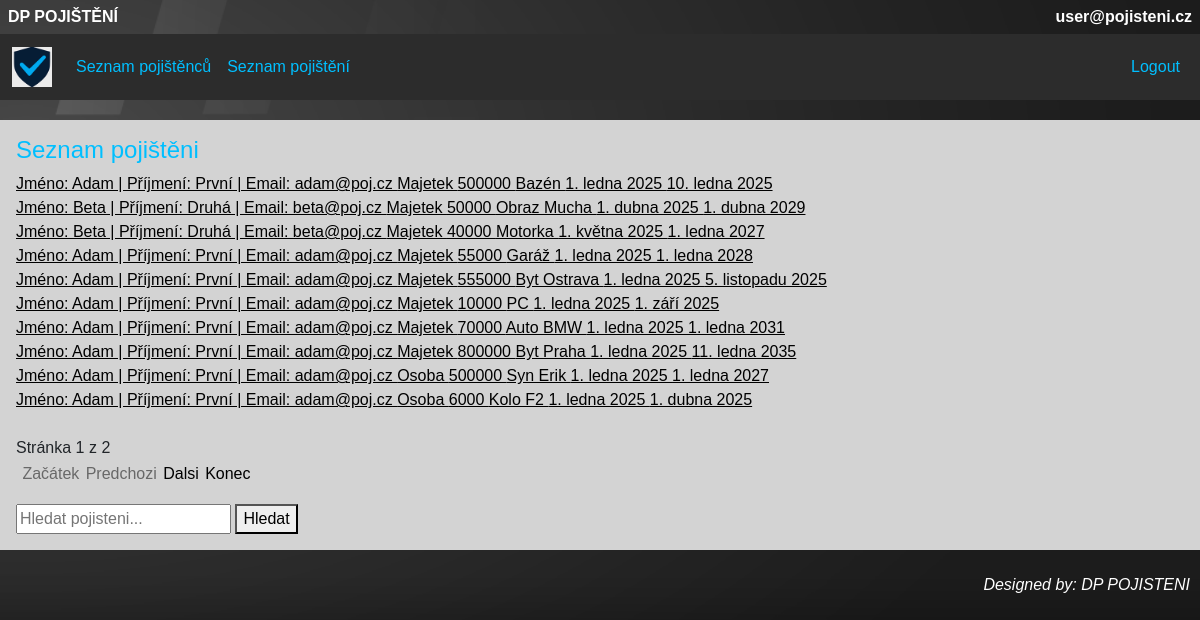
/pojistenci/pojisteni_index/ (signed in), run on an earlier commit of the app's database.
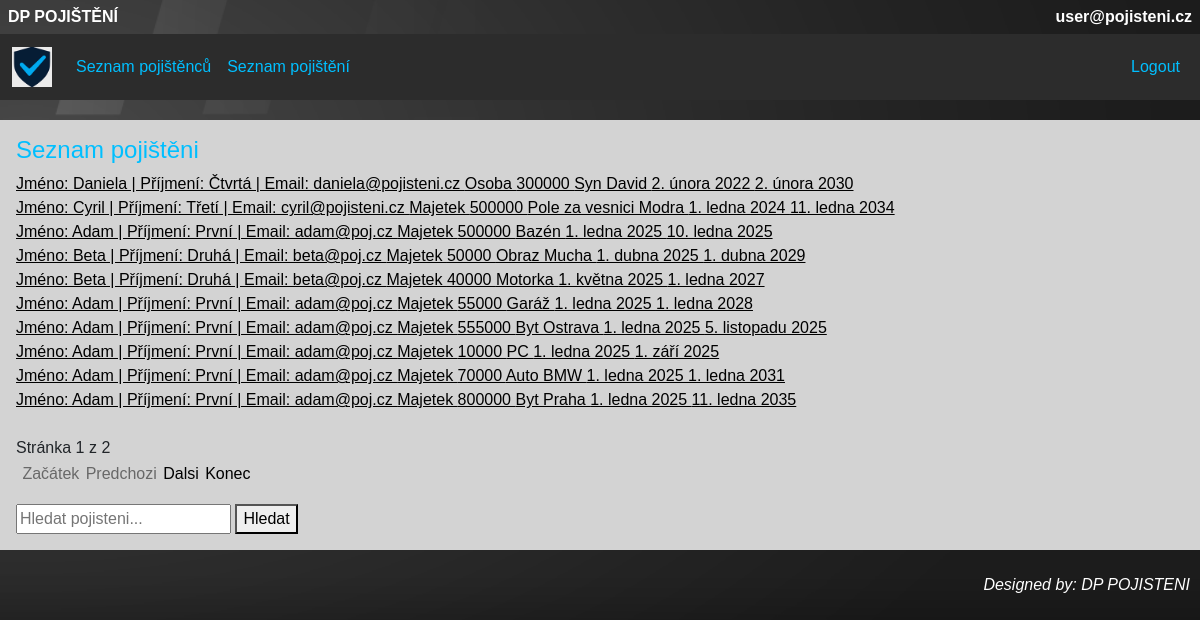
And on a later commit of the database.
### pojistenci/models.py (models this page shows, shortened)
class Uzivatel(AbstractBaseUser):
    email = models.EmailField(max_length=300, unique=True)
    is_admin = models.BooleanField(default=False)
    class Meta:
        verbose_name = "uživatel"
        verbose_name_plural = "uživatelé"
    objects = UzivatelManager()
    USERNAME_FIELD = "email"

class Pojisteni(models.Model):
    pojistenec = models.ForeignKey(Pojistenec, on_delete=models.CASCADE)
    typ = models.CharField(max_length=100, validators=[alphanum_space_dash_validator, min_length_validator, max_length_validator])
    castka = models.IntegerField(validators=[castka_min_validator, castka_max_validator])
    predmet_pojisteni = models.CharField(max_length=100, validators=[alphanum_space_dash_validator, min_length_validator, max_length_validator])
    platnost_od = models.DateField()
    platnost_do = models.DateField()
    class Meta:
        verbose_name = "Pojištění"
        verbose_name_plural = "Pojištění"

class Pojistenec(models.Model):
    jmeno = models.CharField(max_length=100, validators=[text_validator, min_length_validator, max_length_validator])
    prijmeni = models.CharField(max_length=100, validators=[text_validator, min_length_validator, max_length_validator])
    email = models.EmailField(max_length=100, validators=[EmailValidator(), max_length_validator])
    telefon = models.CharField(max_length=22, validators=[telefon_validator])
    ulice = models.CharField(max_length=100, validators=[alphanum_space_dash_validator, min_length_validator, max_length_validator])
    cislo = models.CharField(max_length=100, validators=[alphanum_space_dash_validator, max_length_validator])
    mesto = models.CharField(max_length=100, validators=[alphanum_space_dash_validator, min_length_validator, max_length_validator])
    psc = models.CharField(max_length=6, validators=[psc_validator])
    def __str__(self):
        return "Jméno: {0} | Příjmení: {1} | Email: {2}".format(self.jmeno, self.prijmeni, self.email)
    class Meta:
        verbose_name = "Pojištěnec"
        verbose_name_plural = "Pojištěnci"

### pojistenci/views.py (the view)
# urls.py: path("pojisteni_index/", views.PojisteniIndex.as_view(), name="pojisteni_index"),
class PojisteniIndex(LoginRequiredMixin, generic.ListView):
    template_name = "pojistenci/pojisteni_index.html"  # cesta k šabloně ze složky templates (je možné sdílet mezi aplikacemi)
    context_object_name = "seznam_pojisteni"  # pod tímto jménem budeme volat seznam objektů v šabloně
    paginate_by = 10
    def get_queryset(self):
        return Pojisteni.objects.all().order_by("-id")

### pojistenci/templates/pojistenci/pojisteni_index.html
{% extends "base.html" %}
{% block content %}
    <h4>Seznam pojištěni</h4>
    {% for pojisteni in seznam_pojisteni %}
        <a href="{% url 'pojisteni_detail' pojisteni.id %}" class="list_of_items">{{ pojisteni.pojistenec }} {{ pojisteni.typ }} {{ pojisteni.castka }} {{ pojisteni.predmet_pojisteni }} {{ pojisteni.platnost_od }} {{ pojisteni.platnost_do }}<br> </a>
    {% empty %}
        <p>Žádné pojištění nebylo nalezeno.</p>
    {% endfor %}
    <br>
    <span> Stránka {{ page_obj.number }} z {{ page_obj.paginator.num_pages }} </span>
    <nav class="flex_box_page">
        <ul class="pagination">
            {% if page_obj.number == 1 %}
            <li><span class="nav_page_item disabled">Začátek</span></li>
            {% else %}
            <li><a href="?page={{ page_obj.paginator.start_index }}" class="nav_page_item">Začátek</a></li>
            {% endif %}
            {% if page_obj.has_previous %}
            <li><a href="?page={{ page_obj.previous_page_number }}" class="nav_page_item">Predchozi</a></li>
            {% else %}
            <li><span class="nav_page_item disabled">Predchozi</span></li>
            {% endif %}
            {% if page_obj.has_next %}
            <li><a href="?page={{ page_obj.next_page_number }}" class="nav_page_item">Dalsi</a></li>
            {% else %}
            <li><span class="nav_page_item disabled">Dalsi</span></li>
            {% endif %}
            {% if page_obj.number == page_obj.paginator.num_pages %}
            <li><span class="nav_page_item disabled">Konec</span></li>
            {% else %}
            <li><a href="?page={{ page_obj.paginator.num_pages }}" class="nav_page_item">Konec</a></li>
            {% endif %}
        </ul>
    </nav>
    <form method="get" action="{% url 'pojisteni_search' %}">
        <input type="text" name="q" value="{{ query }}" placeholder="Hledat pojisteni...">
        <button type="submit">Hledat</button>
    </form>
{% endblock %}

### pojistenci/templates/base.html (shortened to what this page needs)
<!DOCTYPE html>
<html lang="cs">
<head>
    {% load static %}
    <link rel="stylesheet" href="{% static 'css/bootstrap.min.css' %}" type = "text/css"/>
    <link rel="stylesheet" href="{% static 'css/style.css' %}" type="text/css">
    </head>
<body>
<header>
    <div class="flex_box_header">
        <div class="nav_item_header">DP POJIŠTĚNÍ</div>
        <div class="nav_item_header">{{request.user.email}}</div>
    </div>
</header>
<nav class="navbar navbar-expand-md navbar-dark bg-custom-dark">
  <div class="container-fluid d-flex align-items-center">
    <a class="navbar-brand me-3" href="/">
      <img src="{% static 'logo.png' %}" alt="Logo" height="40">
    </a>
    <div class="collapse navbar-collapse" id="mainNavbar">
      <ul class="navbar-nav me-auto">
        {% if user.is_authenticated %}
        <li class="nav-item">
          <a class="nav-link" href="{% url 'pojistenec_index' %}">Seznam pojištěnců</a>
        </li>
        <li class="nav-item">
          <a class="nav-link" href="{% url 'pojisteni_index' %}">Seznam pojištění</a>
        </li>
        {% endif %}
      </ul>
      <ul class="navbar-nav ms-auto">
        {% if user.is_authenticated %}
        <li class="nav-item">
          <a class="nav-link" href="{% url 'logout' %}">Logout</a>
        </li>
        {% endif %}
      </ul>
    </div>
  </div>
</nav>
    <div class="content">
    {% block content %}
    {% endblock %}
    </div>
    <footer>
       Designed by: DP POJISTENI
    </footer>
</body>
</html>

### pojistenci/static/css/style.css (style rules this page uses)
* { box-sizing: border-box; }
body { margin: 0; font-family: sans-serif; background-image: url('/static/pojistenci/body.png'); background-size: cover; background-position: center; background-repeat: no-repeat; background-attachment: fixed; }
.bg-custom-dark { background-color: #2c2c2c !important; }
h4 { color: #00BFFF; }
.navbar-nav .nav-link { color: #00BFFF !important; }
.list_of_items { color: black; }
.flex_box_page { display: flex; justify-content: space-between; align-items: center; padding: 0.1rem 0.2rem; background-color: lightgrey; }
.nav_page_item { color: black; background-color: lightgrey; text-decoration: none; padding: 0.2rem }
.nav_page_item.disabled { opacity: 0.5; cursor: not-allowed; pointer-events: none; background-color: lightgrey; }
header { padding: 0.1rem; }
.flex_box_header { display: flex; justify-content: space-between; align-items: center; padding: 0.1rem 0.2rem; }
.nav_item_header { color: white; padding: 0.1rem 0.2rem; font-weight: bold; border-radius: 4px; }
nav { padding: 0.2rem; }
.content { width: 100%; margin: auto; margin-top: 20px; margin-bottom: 20px; background-color: lightgrey; padding: 1rem; flex: 1; }
footer { color: white; font-style: italic; width: 100%; height: 30px; text-align: right; line-height: 30px; vertical-align: middle; padding-right: 10px; }

What changed in the data, as far as the page shows it:
no longer on this page (row unchanged): Pojisteni: pojistenec "Jméno: Adam | Příjmení: První | Email: adam@poj.cz", typ "Osoba", castka "500000", predmet_pojisteni "Syn Erik", platnost_od "1. ledna 2025", platnost_do "1. ledna 2027"
no longer on this page (row edited): Pojisteni: pojistenec "Jméno: Adam | Příjmení: První | Email: adam@poj.cz", typ "Osoba", castka "6000", predmet_pojisteni "Kolo F2", platnost_od "1. ledna 2025", platnost_do "1. dubna 2025"
added Pojisteni: pojistenec "Jméno: Daniela | Příjmení: Čtvrtá | Email: daniela@pojisteni.cz", typ "Osoba", castka "300000", predmet_pojisteni "Syn David", platnost_od "2. února 2022", platnost_do "2. února 2030"
added Pojisteni: pojistenec "Jméno: Cyril | Příjmení: Třetí | Email: cyril@pojisteni.cz", typ "Majetek", castka "500000", predmet_pojisteni "Pole za vesnici Modra", platnost_od "1. ledna 2024", platnost_do "11. ledna 2034"
